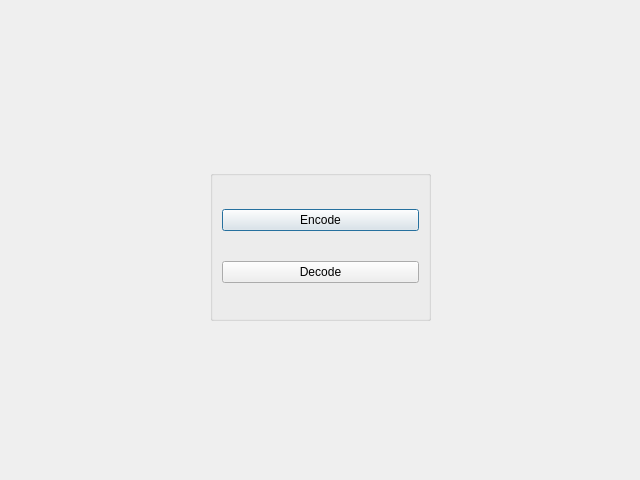
<?xml version="1.0" encoding="UTF-8"?>
<ui version="4.0">
 <class>linker_pic</class>
 <widget class="QDialog" name="linker_pic">
  <property name="geometry">
   <rect>
    <x>0</x>
    <y>0</y>
    <width>640</width>
    <height>480</height>
   </rect>
  </property>
  <property name="windowTitle">
   <string>Dialog</string>
  </property>
  <widget class="QGroupBox" name="groupBox">
   <property name="geometry">
    <rect>
     <x>210</x>
     <y>170</y>
     <width>221</width>
     <height>151</height>
    </rect>
   </property>
   <property name="title">
    <string/>
   </property>
   <layout class="QVBoxLayout" name="verticalLayout">
    <item>
     <widget class="QPushButton" name="pushButton_maker">
      <property name="text">
       <string>Encode</string>
      </property>
     </widget>
    </item>
    <item>
     <widget class="QPushButton" name="pushButton_extract">
      <property name="text">
       <string>Decode</string>
      </property>
     </widget>
    </item>
   </layout>
  </widget>
 </widget>
 <resources/>
 <connections/>
</ui>
